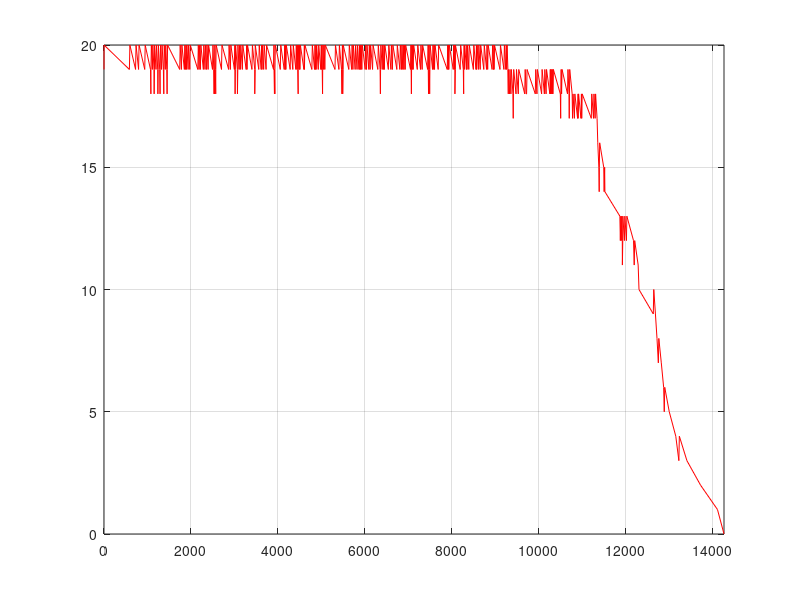

Recreate this plot in MATLAB.
function res = showPlotBusy()

polX = [0, 1, 584, 595, 726, 737, 795, 806, 937, 947, 1069, 1078, 1080, 1089, 1112, 1123, 1149, 1153, 1160, 1164, 1196, 1207, 1235, 1239, 1246, 1250, 1281, 1289, 1292, 1300, 1324, 1335, 1366, 1375, 1377, 1386, 1409, 1420, 1444, 1451, 1455, 1462, 1741, 1752, 1780, 1791, 1848, 1859, 1876, 1887, 1895, 1906, 1934, 1945, 1973, 1984, 2157, 2169, 2186, 2198, 2216, 2227, 2285, 2296, 2323, 2334, 2357, 2368, 2394, 2405, 2495, 2506, 2524, 2533, 2535, 2538, 2544, 2549, 2560, 2569, 2571, 2580, 2702, 2713, 2866, 2877, 2906, 2917, 2998, 3009, 3010, 3015, 3021, 3026, 3066, 3069, 3077, 3080, 3107, 3118, 3135, 3146, 3181, 3192, 3269, 3280, 3289, 3300, 3402, 3413, 3466, 3467, 3477, 3478, 3559, 3570, 3614, 3625, 3634, 3645, 3672, 3683, 3727, 3738, 3898, 3909, 3910, 3920, 3921, 3930, 3931, 3940, 4054, 4065, 4144, 4155, 4167, 4178, 4182, 4192, 4281, 4292, 4342, 4353, 4411, 4422, 4436, 4447, 4455, 4465, 4466, 4475, 4488, 4498, 4505, 4516, 4597, 4608, 4609, 4620, 4780, 4791, 4841, 4852, 4866, 4877, 4878, 4890, 4927, 4938, 4986, 4997, 5000, 5011, 5018, 5026, 5029, 5037, 5051, 5062, 5078, 5089, 5312, 5323, 5402, 5413, 5462, 5472, 5473, 5483, 5488, 5490, 5499, 5501, 5630, 5641, 5695, 5706, 5724, 5735, 5775, 5786, 5819, 5830, 5863, 5874, 5884, 5895, 5904, 5915, 5929, 5940, 6006, 6017, 6037, 6048, 6090, 6101, 6120, 6131, 6176, 6187, 6297, 6308, 6349, 6356, 6360, 6367, 6398, 6409, 6430, 6441, 6447, 6458, 6539, 6550, 6598, 6609, 6632, 6643, 6734, 6745, 6804, 6815, 6840, 6851, 6871, 6882, 6897, 6908, 6926, 6937, 7048, 7059, 7063, 7069, 7073, 7080, 7089, 7100, 7110, 7121, 7205, 7216, 7278, 7289, 7316, 7327, 7443, 7454, 7457, 7463, 7468, 7474, 7483, 7489, 7494, 7500, 7555, 7566, 7581, 7592, 7601, 7612, 7685, 7696, 7893, 7904, 7913, 7924, 7929, 7940, 8031, 8042, 8057, 8068, 8069, 8070, 8080, 8081, 8191, 8202, 8263, 8271, 8273, 8282, 8285, 8296, 8333, 8344, 8348, 8359, 8389, 8400, 8494, 8505, 8554, 8565, 8568, 8581, 8609, 8620, 8651, 8662, 8734, 8745, 8797, 8808, 8823, 8834, 8925, 8936, 8957, 8968, 8970, 8980, 9106, 9117, 9197, 9208, 9239, 9250, 9259, 9270, 9288, 9297, 9299, 9325, 9336, 9357, 9368, 9404, 9411, 9415, 9422, 9475, 9486, 9527, 9538, 9675, 9686, 9707, 9718, 9729, 9918, 9929, 9956, 9967, 10064, 10075, 10127, 10138, 10166, 10177, 10253, 10263, 10267, 10277, 10287, 10298, 10310, 10321, 10323, 10334, 10494, 10502, 10505, 10513, 10523, 10534, 10659, 10670, 10693, 10699, 10704, 10710, 10766, 10775, 10786, 10817, 10828, 10891, 10902, 10903, 10914, 10968, 10979, 10986, 10997, 11206, 11217, 11257, 11268, 11294, 11305, 11339, 11355, 11380, 11388, 11391, 11399, 11492, 11502, 11513, 11519, 11863, 11874, 11885, 11896, 11907, 11919, 11921, 11930, 11932, 11967, 11978, 12014, 12024, 12177, 12193, 12204, 12284, 12303, 12632, 12643, 12681, 12717, 12748, 12759, 12816, 12870, 12884, 12895, 12999, 13149, 13220, 13231, 13405, 13718, 14108, 14258];
polY = [19, 20, 19, 20, 19, 20, 19, 20, 19, 20, 19, 18, 19, 20, 19, 20, 19, 18, 19, 20, 19, 20, 19, 18, 19, 20, 19, 18, 19, 20, 19, 20, 19, 18, 19, 20, 19, 20, 19, 18, 19, 20, 19, 20, 19, 20, 19, 20, 19, 20, 19, 20, 19, 20, 19, 20, 19, 20, 19, 20, 19, 20, 19, 20, 19, 20, 19, 20, 19, 20, 19, 20, 19, 18, 19, 18, 19, 20, 19, 18, 19, 20, 19, 20, 19, 20, 19, 20, 19, 20, 19, 18, 19, 20, 19, 18, 19, 20, 19, 20, 19, 20, 19, 20, 19, 20, 19, 20, 19, 20, 19, 18, 19, 20, 19, 20, 19, 20, 19, 20, 19, 20, 19, 20, 19, 20, 19, 18, 19, 18, 19, 20, 19, 20, 19, 20, 19, 20, 19, 20, 19, 20, 19, 20, 19, 20, 19, 20, 19, 18, 19, 20, 19, 20, 19, 20, 19, 20, 19, 20, 19, 20, 19, 20, 19, 20, 19, 20, 19, 20, 19, 20, 19, 20, 19, 18, 19, 20, 19, 20, 19, 20, 19, 20, 19, 20, 19, 18, 19, 20, 19, 18, 19, 20, 19, 20, 19, 20, 19, 20, 19, 20, 19, 20, 19, 20, 19, 20, 19, 20, 19, 20, 19, 20, 19, 20, 19, 20, 19, 20, 19, 20, 19, 20, 19, 18, 19, 20, 19, 20, 19, 20, 19, 20, 19, 20, 19, 20, 19, 20, 19, 20, 19, 20, 19, 20, 19, 20, 19, 20, 19, 20, 19, 20, 19, 18, 19, 20, 19, 20, 19, 20, 19, 20, 19, 20, 19, 20, 19, 20, 19, 18, 19, 20, 19, 18, 19, 20, 19, 20, 19, 20, 19, 20, 19, 20, 19, 20, 19, 20, 19, 20, 19, 20, 19, 20, 19, 18, 19, 20, 19, 20, 19, 18, 19, 20, 19, 20, 19, 20, 19, 20, 19, 20, 19, 20, 19, 20, 19, 20, 19, 20, 19, 20, 19, 20, 19, 20, 19, 20, 19, 20, 19, 20, 19, 20, 19, 20, 19, 20, 19, 20, 19, 20, 19, 18, 19, 18, 19, 18, 19, 18, 17, 18, 19, 18, 19, 18, 19, 18, 19, 18, 18, 19, 18, 19, 18, 19, 18, 19, 18, 19, 18, 19, 18, 19, 18, 19, 18, 19, 18, 19, 18, 19, 18, 17, 18, 19, 18, 19, 18, 19, 18, 17, 18, 19, 18, 17, 18, 17, 18, 17, 18, 17, 18, 17, 18, 17, 18, 17, 18, 17, 18, 17, 18, 17, 16, 15, 14, 15, 16, 15, 14, 15, 14, 13, 12, 13, 12, 13, 12, 11, 12, 13, 12, 13, 12, 13, 12, 11, 12, 11, 10, 9, 10, 9, 8, 7, 8, 7, 6, 5, 6, 5, 4, 3, 4, 3, 2, 1, 0];

plot(polX, polY, 'r');
grid on;
xlim([0 14258]);
xticks(0:2000:15877.2);

[mini, nmin] = min(polY);
x_min = polX(nmin)
y_min = mini

